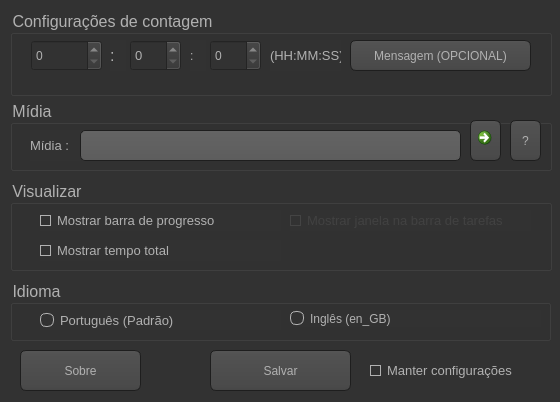
<?xml version="1.0" encoding="UTF-8"?>
<ui version="4.0">
 <class>jnlConfig</class>
 <widget class="QWidget" name="jnlConfig">
  <property name="windowModality">
   <enum>Qt::NonModal</enum>
  </property>
  <property name="enabled">
   <bool>true</bool>
  </property>
  <property name="geometry">
   <rect>
    <x>0</x>
    <y>0</y>
    <width>560</width>
    <height>402</height>
   </rect>
  </property>
  <property name="sizePolicy">
   <sizepolicy hsizetype="Fixed" vsizetype="Fixed">
    <horstretch>0</horstretch>
    <verstretch>0</verstretch>
   </sizepolicy>
  </property>
  <property name="windowTitle">
   <string>Configurar despertador</string>
  </property>
  <property name="windowIcon">
   <iconset resource="estilos.qrc">
    <normaloff>:/imgs/Microcontador.png</normaloff>:/imgs/Microcontador.png</iconset>
  </property>
  <property name="styleSheet">
   <string notr="true">QToolTip
{
     border: 1px solid black;
     background-color: #ffa02f;
     padding: 1px;
     border-radius: 3px;
     opacity: 100;
}

QWidget
{
    color: #b1b1b1;
    background-color: #323232;
}

QWidget:item:hover
{
    background-color: QLinearGradient( x1: 0, y1: 0, x2: 0, y2: 1, stop: 0 #ffa02f, stop: 1 #ca0619);
    color: #000000;
}

QWidget:item:selected
{
    background-color: QLinearGradient( x1: 0, y1: 0, x2: 0, y2: 1, stop: 0 #ffa02f, stop: 1 #d7801a);
}

QMenuBar::item
{
    background: transparent;
}

QMenuBar::item:selected
{
    background: transparent;
    border: 1px solid #ffaa00;
}

QMenuBar::item:pressed
{
    background: #444;
    border: 1px solid #000;
    background-color: QLinearGradient(
        x1:0, y1:0,
        x2:0, y2:1,
        stop:1 #212121,
        stop:0.4 #343434/*,
        stop:0.2 #343434,
        stop:0.1 #ffaa00*/
    );
    margin-bottom:-1px;
    padding-bottom:1px;
}

QMenu
{
    border: 1px solid #000;
}

QMenu::item
{
    padding: 2px 20px 2px 20px;
}

QMenu::item:selected
{
    color: #000000;
}

QWidget:disabled
{
    color: #404040;
    background-color: #323232;
}

QAbstractItemView
{
    background-color: QLinearGradient( x1: 0, y1: 0, x2: 0, y2: 1, stop: 0 #4d4d4d, stop: 0.1 #646464, stop: 1 #5d5d5d);
}

QWidget:focus
{
    /*border: 2px solid QLinearGradient( x1: 0, y1: 0, x2: 0, y2: 1, stop: 0 #ffa02f, stop: 1 #d7801a);*/
}

QLineEdit
{
    background-color: QLinearGradient( x1: 0, y1: 0, x2: 0, y2: 1, stop: 0 #4d4d4d, stop: 0 #646464, stop: 1 #5d5d5d);
    padding: 1px;
    border-style: solid;
    border: 1px solid #1e1e1e;
    border-radius: 5;
}

QPushButton
{
    color: #b1b1b1;
    background-color: QLinearGradient( x1: 0, y1: 0, x2: 0, y2: 1, stop: 0 #565656, stop: 0.1 #525252, stop: 0.5 #4e4e4e, stop: 0.9 #4a4a4a, stop: 1 #464646);
    border-width: 1px;
    border-color: #1e1e1e;
    border-style: solid;
    border-radius: 6;
    padding: 3px;
    font-size: 12px;
    padding-left: 5px;
    padding-right: 5px;
}

QPushButton:pressed
{
    background-color: QLinearGradient( x1: 0, y1: 0, x2: 0, y2: 1, stop: 0 #2d2d2d, stop: 0.1 #2b2b2b, stop: 0.5 #292929, stop: 0.9 #282828, stop: 1 #252525);
}

QComboBox
{
    selection-background-color: #ffaa00;
    background-color: QLinearGradient( x1: 0, y1: 0, x2: 0, y2: 1, stop: 0 #565656, stop: 0.1 #525252, stop: 0.5 #4e4e4e, stop: 0.9 #4a4a4a, stop: 1 #464646);
    border-style: solid;
    border: 1px solid #1e1e1e;
    border-radius: 5;
}

QComboBox:hover,QPushButton:hover
{
    border: 2px solid QLinearGradient( x1: 0, y1: 0, x2: 0, y2: 1, stop: 0 #ffa02f, stop: 1 #d7801a);
}


QComboBox:on
{
    padding-top: 3px;
    padding-left: 4px;
    background-color: QLinearGradient( x1: 0, y1: 0, x2: 0, y2: 1, stop: 0 #2d2d2d, stop: 0.1 #2b2b2b, stop: 0.5 #292929, stop: 0.9 #282828, stop: 1 #252525);
    selection-background-color: #ffaa00;
}

QComboBox QAbstractItemView
{
    border: 2px solid darkgray;
    selection-background-color: QLinearGradient( x1: 0, y1: 0, x2: 0, y2: 1, stop: 0 #ffa02f, stop: 1 #d7801a);
}

QComboBox::drop-down
{
     subcontrol-origin: padding;
     subcontrol-position: top right;
     width: 15px;

     border-left-width: 0px;
     border-left-color: darkgray;
     border-left-style: solid; /* just a single line */
     border-top-right-radius: 3px; /* same radius as the QComboBox */
     border-bottom-right-radius: 3px;
 }

QComboBox::down-arrow
{
     image: url(:/imgs/down_arrow.png);
}

QGroupBox:focus
{
border: 2px solid QLinearGradient( x1: 0, y1: 0, x2: 0, y2: 1, stop: 0 #ffa02f, stop: 1 #d7801a);
}

QTextEdit:focus
{
    border: 2px solid QLinearGradient( x1: 0, y1: 0, x2: 0, y2: 1, stop: 0 #ffa02f, stop: 1 #d7801a);
}

QScrollBar:horizontal {
     border: 1px solid #222222;
     background: QLinearGradient( x1: 0, y1: 0, x2: 0, y2: 1, stop: 0.0 #121212, stop: 0.2 #282828, stop: 1 #484848);
     height: 7px;
     margin: 0px 16px 0 16px;
}

QScrollBar::handle:horizontal
{
      background: QLinearGradient( x1: 0, y1: 0, x2: 1, y2: 0, stop: 0 #ffa02f, stop: 0.5 #d7801a, stop: 1 #ffa02f);
      min-height: 20px;
      border-radius: 2px;
}

QScrollBar::add-line:horizontal {
      border: 1px solid #1b1b19;
      border-radius: 2px;
      background: QLinearGradient( x1: 0, y1: 0, x2: 1, y2: 0, stop: 0 #ffa02f, stop: 1 #d7801a);
      width: 14px;
      subcontrol-position: right;
      subcontrol-origin: margin;
}

QScrollBar::sub-line:horizontal {
      border: 1px solid #1b1b19;
      border-radius: 2px;
      background: QLinearGradient( x1: 0, y1: 0, x2: 1, y2: 0, stop: 0 #ffa02f, stop: 1 #d7801a);
      width: 14px;
     subcontrol-position: left;
     subcontrol-origin: margin;
}

QScrollBar::right-arrow:horizontal, QScrollBar::left-arrow:horizontal
{
      border: 1px solid black;
      width: 1px;
      height: 1px;
      background: white;
}

QScrollBar::add-page:horizontal, QScrollBar::sub-page:horizontal
{
      background: none;
}

QScrollBar:vertical
{
      background: QLinearGradient( x1: 0, y1: 0, x2: 1, y2: 0, stop: 0.0 #121212, stop: 0.2 #282828, stop: 1 #484848);
      width: 7px;
      margin: 16px 0 16px 0;
      border: 1px solid #222222;
}

QScrollBar::handle:vertical
{
      background: QLinearGradient( x1: 0, y1: 0, x2: 0, y2: 1, stop: 0 #ffa02f, stop: 0.5 #d7801a, stop: 1 #ffa02f);
      min-height: 20px;
      border-radius: 2px;
}

QScrollBar::add-line:vertical
{
      border: 1px solid #1b1b19;
      border-radius: 2px;
      background: QLinearGradient( x1: 0, y1: 0, x2: 0, y2: 1, stop: 0 #ffa02f, stop: 1 #d7801a);
      height: 14px;
      subcontrol-position: bottom;
      subcontrol-origin: margin;
}

QScrollBar::sub-line:vertical
{
      border: 1px solid #1b1b19;
      border-radius: 2px;
      background: QLinearGradient( x1: 0, y1: 0, x2: 0, y2: 1, stop: 0 #d7801a, stop: 1 #ffa02f);
      height: 14px;
      subcontrol-position: top;
      subcontrol-origin: margin;
}

QScrollBar::up-arrow:vertical, QScrollBar::down-arrow:vertical
{
      border: 1px solid black;
      width: 1px;
      height: 1px;
      background: white;
}


QScrollBar::add-page:vertical, QScrollBar::sub-page:vertical
{
      background: none;
}

QTextEdit
{
    background-color: #242424;
}

QPlainTextEdit
{
    background-color: #242424;
}

QHeaderView::section
{
    background-color: QLinearGradient(x1:0, y1:0, x2:0, y2:1, stop:0 #616161, stop: 0.5 #505050, stop: 0.6 #434343, stop:1 #656565);
    color: white;
    padding-left: 4px;
    border: 1px solid #6c6c6c;
}

QCheckBox:disabled
{
color: #414141;
}

QDockWidget::title
{
    text-align: center;
    spacing: 3px; /* spacing between items in the tool bar */
    background-color: QLinearGradient(x1:0, y1:0, x2:0, y2:1, stop:0 #323232, stop: 0.5 #242424, stop:1 #323232);
}

QDockWidget::close-button, QDockWidget::float-button
{
    text-align: center;
    spacing: 1px; /* spacing between items in the tool bar */
    background-color: QLinearGradient(x1:0, y1:0, x2:0, y2:1, stop:0 #323232, stop: 0.5 #242424, stop:1 #323232);
}

QDockWidget::close-button:hover, QDockWidget::float-button:hover
{
    background: #242424;
}

QDockWidget::close-button:pressed, QDockWidget::float-button:pressed
{
    padding: 1px -1px -1px 1px;
}

QMainWindow::separator
{
    background-color: QLinearGradient(x1:0, y1:0, x2:0, y2:1, stop:0 #161616, stop: 0.5 #151515, stop: 0.6 #212121, stop:1 #343434);
    color: white;
    padding-left: 4px;
    border: 1px solid #4c4c4c;
    spacing: 3px; /* spacing between items in the tool bar */
}

QMainWindow::separator:hover
{

    background-color: QLinearGradient(x1:0, y1:0, x2:0, y2:1, stop:0 #d7801a, stop:0.5 #b56c17 stop:1 #ffa02f);
    color: white;
    padding-left: 4px;
    border: 1px solid #6c6c6c;
    spacing: 3px; /* spacing between items in the tool bar */
}

QToolBar::handle
{
     spacing: 3px; /* spacing between items in the tool bar */
     background: url(:/imgs/handle.png);
}

QMenu::separator
{
    height: 2px;
    background-color: QLinearGradient(x1:0, y1:0, x2:0, y2:1, stop:0 #161616, stop: 0.5 #151515, stop: 0.6 #212121, stop:1 #343434);
    color: white;
    padding-left: 4px;
    margin-left: 10px;
    margin-right: 5px;
}

QProgressBar
{
    border: 2px solid grey;
    border-radius: 5px;
    text-align: center;
}

QProgressBar::chunk
{
    background-color: #d7801a;
    width: 2.15px;
    margin: 0.5px;
}

QTabBar::tab {
    color: #b1b1b1;
    border: 1px solid #444;
    border-bottom-style: none;
    background-color: #323232;
    padding-left: 10px;
    padding-right: 10px;
    padding-top: 3px;
    padding-bottom: 2px;
    margin-right: -1px;
}

QTabWidget::pane {
    border: 1px solid #444;
    top: 1px;
}

QTabBar::tab:last
{
    margin-right: 0; /* the last selected tab has nothing to overlap with on the right */
    border-top-right-radius: 3px;
}

QTabBar::tab:first:!selected
{
 margin-left: 0px; /* the last selected tab has nothing to overlap with on the right */


    border-top-left-radius: 3px;
}

QTabBar::tab:!selected
{
    color: #b1b1b1;
    border-bottom-style: solid;
    margin-top: 3px;
    background-color: QLinearGradient(x1:0, y1:0, x2:0, y2:1, stop:1 #212121, stop:.4 #343434);
}

QTabBar::tab:selected
{
    border-top-left-radius: 3px;
    border-top-right-radius: 3px;
    margin-bottom: 0px;
}

QTabBar::tab:!selected:hover
{
    /*border-top: 2px solid #ffaa00;
    padding-bottom: 3px;*/
    border-top-left-radius: 3px;
    border-top-right-radius: 3px;
    background-color: QLinearGradient(x1:0, y1:0, x2:0, y2:1, stop:1 #212121, stop:0.4 #343434, stop:0.2 #343434, stop:0.1 #ffaa00);
}

QRadioButton::indicator:checked, QRadioButton::indicator:unchecked{
    color: #b1b1b1;
    background-color: #323232;
    border: 1px solid #b1b1b1;
    border-radius: 6px;
}

QRadioButton::indicator:checked
{
    background-color: qradialgradient(
        cx: 0.5, cy: 0.5,
        fx: 0.5, fy: 0.5,
        radius: 1.0,
        stop: 0.25 #ffaa00,
        stop: 0.3 #323232
    );
}

QCheckBox::indicator{
    color: #b1b1b1;
    background-color: #323232;
    border: 1px solid #b1b1b1;
    width: 9px;
    height: 9px;
}

QRadioButton::indicator
{
    border-radius: 6px;
}

QRadioButton::indicator:hover, QCheckBox::indicator:hover
{
    border: 1px solid #ffaa00;
}

QCheckBox::indicator:checked
{
    image:url(:/imgs/checkbox.png);
}

QCheckBox::indicator:disabled, QRadioButton::indicator:disabled
{
    border: 1px solid #444;
}</string>
  </property>
  <widget class="QPushButton" name="btSalvar">
   <property name="geometry">
    <rect>
     <x>210</x>
     <y>350</y>
     <width>141</width>
     <height>41</height>
    </rect>
   </property>
   <property name="font">
    <font>
     <pointsize>-1</pointsize>
    </font>
   </property>
   <property name="text">
    <string>Salvar</string>
   </property>
  </widget>
  <widget class="QGroupBox" name="grupoTempo">
   <property name="geometry">
    <rect>
     <x>10</x>
     <y>10</y>
     <width>542</width>
     <height>86</height>
    </rect>
   </property>
   <property name="font">
    <font>
     <pointsize>12</pointsize>
    </font>
   </property>
   <property name="title">
    <string>Configurações de contagem</string>
   </property>
   <widget class="QSpinBox" name="csMin">
    <property name="geometry">
     <rect>
      <x>120</x>
      <y>30</y>
      <width>51</width>
      <height>31</height>
     </rect>
    </property>
    <property name="font">
     <font>
      <pointsize>10</pointsize>
     </font>
    </property>
    <property name="maximum">
     <number>59</number>
    </property>
   </widget>
   <widget class="QSpinBox" name="csSeg">
    <property name="geometry">
     <rect>
      <x>200</x>
      <y>30</y>
      <width>51</width>
      <height>31</height>
     </rect>
    </property>
    <property name="maximum">
     <number>59</number>
    </property>
   </widget>
   <widget class="QLabel" name="etqDescTemp">
    <property name="geometry">
     <rect>
      <x>260</x>
      <y>30</y>
      <width>71</width>
      <height>31</height>
     </rect>
    </property>
    <property name="font">
     <font>
      <pointsize>10</pointsize>
     </font>
    </property>
    <property name="text">
     <string>(HH:MM:SS)</string>
    </property>
   </widget>
   <widget class="QLabel" name="etqMin">
    <property name="geometry">
     <rect>
      <x>180</x>
      <y>30</y>
      <width>16</width>
      <height>31</height>
     </rect>
    </property>
    <property name="text">
     <string>:</string>
    </property>
   </widget>
   <widget class="QSpinBox" name="csHora">
    <property name="geometry">
     <rect>
      <x>21</x>
      <y>30</y>
      <width>71</width>
      <height>31</height>
     </rect>
    </property>
    <property name="maximum">
     <number>999999999</number>
    </property>
   </widget>
   <widget class="QLabel" name="etqHora">
    <property name="geometry">
     <rect>
      <x>100</x>
      <y>30</y>
      <width>16</width>
      <height>31</height>
     </rect>
    </property>
    <property name="font">
     <font>
      <pointsize>12</pointsize>
     </font>
    </property>
    <property name="text">
     <string>:</string>
    </property>
   </widget>
   <widget class="QPushButton" name="pushButton">
    <property name="geometry">
     <rect>
      <x>340</x>
      <y>30</y>
      <width>181</width>
      <height>31</height>
     </rect>
    </property>
    <property name="text">
     <string>Mensagem (OPCIONAL)</string>
    </property>
   </widget>
  </widget>
  <widget class="QGroupBox" name="grupoObjetos">
   <property name="geometry">
    <rect>
     <x>10</x>
     <y>180</y>
     <width>542</width>
     <height>91</height>
    </rect>
   </property>
   <property name="font">
    <font>
     <pointsize>12</pointsize>
    </font>
   </property>
   <property name="title">
    <string>Visualizar</string>
   </property>
   <widget class="QCheckBox" name="cmBarra">
    <property name="geometry">
     <rect>
      <x>30</x>
      <y>30</y>
      <width>241</width>
      <height>21</height>
     </rect>
    </property>
    <property name="font">
     <font>
      <pointsize>10</pointsize>
     </font>
    </property>
    <property name="text">
     <string>Mostrar barra de progresso</string>
    </property>
    <property name="checked">
     <bool>true</bool>
    </property>
   </widget>
   <widget class="QCheckBox" name="cmJanela">
    <property name="enabled">
     <bool>false</bool>
    </property>
    <property name="geometry">
     <rect>
      <x>280</x>
      <y>30</y>
      <width>241</width>
      <height>21</height>
     </rect>
    </property>
    <property name="font">
     <font>
      <pointsize>10</pointsize>
     </font>
    </property>
    <property name="text">
     <string>Mostrar janela na barra de tarefas</string>
    </property>
    <property name="checked">
     <bool>true</bool>
    </property>
   </widget>
   <widget class="QCheckBox" name="cmTmpTot">
    <property name="geometry">
     <rect>
      <x>30</x>
      <y>60</y>
      <width>241</width>
      <height>21</height>
     </rect>
    </property>
    <property name="font">
     <font>
      <pointsize>10</pointsize>
     </font>
    </property>
    <property name="text">
     <string>Mostrar tempo total</string>
    </property>
    <property name="checked">
     <bool>true</bool>
    </property>
   </widget>
  </widget>
  <widget class="QGroupBox" name="grupoMidia">
   <property name="geometry">
    <rect>
     <x>10</x>
     <y>100</y>
     <width>542</width>
     <height>71</height>
    </rect>
   </property>
   <property name="font">
    <font>
     <pointsize>12</pointsize>
    </font>
   </property>
   <property name="title">
    <string>Mídia</string>
   </property>
   <widget class="QLabel" name="txtMidia">
    <property name="geometry">
     <rect>
      <x>20</x>
      <y>30</y>
      <width>51</width>
      <height>31</height>
     </rect>
    </property>
    <property name="font">
     <font>
      <pointsize>10</pointsize>
     </font>
    </property>
    <property name="text">
     <string>Mídia :</string>
    </property>
   </widget>
   <widget class="QLineEdit" name="edtMidia">
    <property name="geometry">
     <rect>
      <x>70</x>
      <y>30</y>
      <width>381</width>
      <height>31</height>
     </rect>
    </property>
    <property name="readOnly">
     <bool>true</bool>
    </property>
   </widget>
   <widget class="QCommandLinkButton" name="btAbrirMidia">
    <property name="geometry">
     <rect>
      <x>460</x>
      <y>20</y>
      <width>31</width>
      <height>41</height>
     </rect>
    </property>
    <property name="text">
     <string/>
    </property>
   </widget>
   <widget class="QPushButton" name="bjAjMidia">
    <property name="geometry">
     <rect>
      <x>500</x>
      <y>20</y>
      <width>31</width>
      <height>41</height>
     </rect>
    </property>
    <property name="text">
     <string>?</string>
    </property>
   </widget>
  </widget>
  <widget class="QGroupBox" name="groupBox">
   <property name="geometry">
    <rect>
     <x>10</x>
     <y>280</y>
     <width>541</width>
     <height>61</height>
    </rect>
   </property>
   <property name="font">
    <font>
     <pointsize>12</pointsize>
    </font>
   </property>
   <property name="title">
    <string>Idioma</string>
   </property>
   <widget class="QRadioButton" name="csIdiomaPt">
    <property name="geometry">
     <rect>
      <x>30</x>
      <y>30</y>
      <width>241</width>
      <height>20</height>
     </rect>
    </property>
    <property name="font">
     <font>
      <pointsize>10</pointsize>
     </font>
    </property>
    <property name="text">
     <string>Português (Padrão)</string>
    </property>
    <property name="checked">
     <bool>true</bool>
    </property>
   </widget>
   <widget class="QRadioButton" name="csIdiomaEn">
    <property name="geometry">
     <rect>
      <x>280</x>
      <y>30</y>
      <width>251</width>
      <height>17</height>
     </rect>
    </property>
    <property name="text">
     <string>Inglês (en_GB)</string>
    </property>
    <property name="checked">
     <bool>false</bool>
    </property>
   </widget>
  </widget>
  <widget class="QCheckBox" name="csSalvarPermanente">
   <property name="enabled">
    <bool>true</bool>
   </property>
   <property name="geometry">
    <rect>
     <x>370</x>
     <y>350</y>
     <width>181</width>
     <height>41</height>
    </rect>
   </property>
   <property name="font">
    <font>
     <pointsize>10</pointsize>
    </font>
   </property>
   <property name="text">
    <string>Manter configurações</string>
   </property>
   <property name="checked">
    <bool>false</bool>
   </property>
  </widget>
  <widget class="QPushButton" name="btSobre">
   <property name="geometry">
    <rect>
     <x>20</x>
     <y>350</y>
     <width>121</width>
     <height>41</height>
    </rect>
   </property>
   <property name="text">
    <string>Sobre</string>
   </property>
  </widget>
 </widget>
 <resources>
  <include location="estilos.qrc"/>
 </resources>
 <connections/>
</ui>
